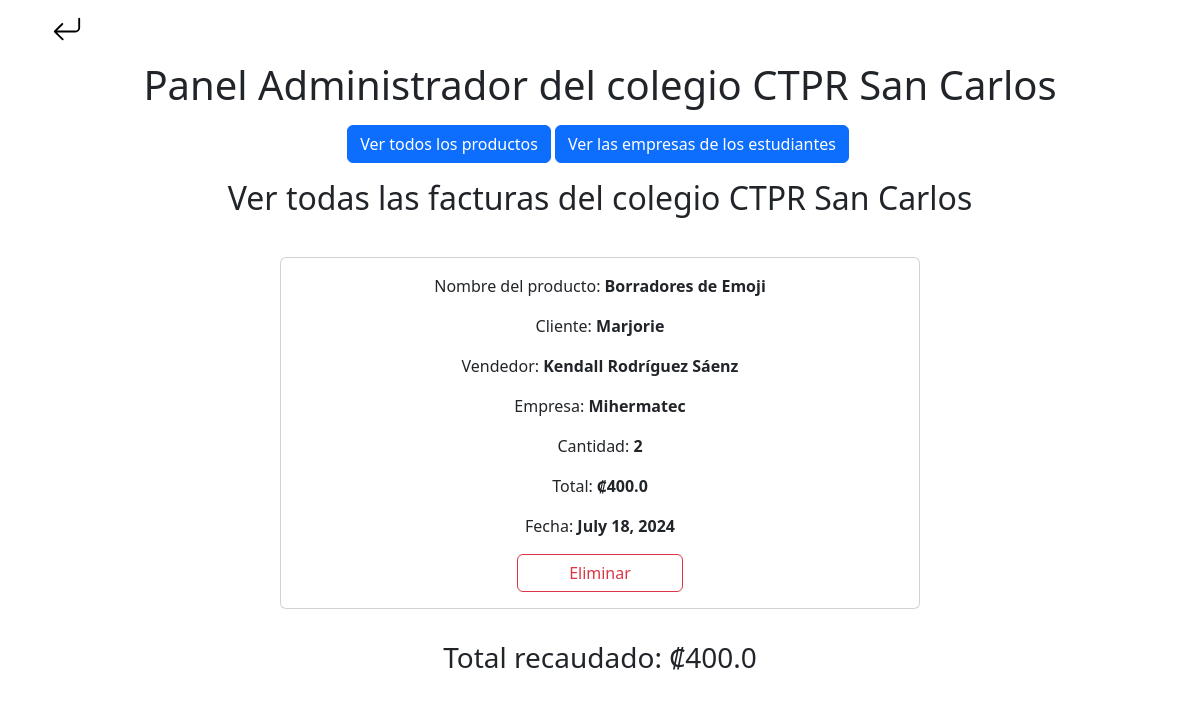
/adminPanel/ (signed in), run on the app's committed database.
### PageLogin/models.py (models this page shows)
class CustomUser(AbstractBaseUser, PermissionsMixin):
    company_name = models.CharField(max_length=30, null=False)
    name_of_student = models.CharField(max_length=100, null=False)
    email = models.EmailField(unique=True)
    college = models.ForeignKey(College, on_delete=models.CASCADE, null=False)
    adminCollege = models.BooleanField(default=False)
    date_joined = models.DateTimeField(auto_now_add=True)
    objects = CustomUserManager()
    USERNAME_FIELD = 'email'
    REQUIRED_FIELDS = []
    def __str__(self):
        return self.email

class College(models.Model):
    name = models.CharField(max_length=100)
    def __str__(self):
        return self.name

### Generate_PDF/models.py (models this page shows, shortened)
class GenerateInvoice(models.Model):
    user = models.ForeignKey(CustomUser, on_delete=models.CASCADE)
    college = models.ForeignKey(College, on_delete=models.CASCADE)
    customer = models.CharField(max_length=100, null=False)
    product = models.CharField(max_length=100, null=False)
    quantity = models.IntegerField(null=False)
    method_paid = models.CharField(max_length=100, null=False)
    total = models.FloatField(null=False)
    date = models.DateField(auto_now_add=True)

### PanelAdmin/views.py (the view)
# urls.py: path('adminPanel/', AdminCollegueView.as_view(), name='Admin'),
class AdminCollegueView(LoginRequiredMixin, View):
    login_url = '/login/'
    def get(self, request):
        if request.user.adminCollege:
            user = CustomUser.objects.get(email=request.user)
            college = College.objects.get(name=user.college)
            invoices = GenerateInvoice.objects.filter(college=college)
            total = sum(float(product.total) for product in invoices)
            url = '/'
            return render(request, 'PanelAdmin.html', {'invoices': invoices, 'total': total, 'url': url})
        elif request.user.is_superuser:
            user = CustomUser.objects.get(email=request.user)
            invoices = GenerateInvoice.objects.all()
            total = sum(float(product.total) for product in invoices)
            url = '/'
            return render(request, 'PanelAdmin.html', {'invoices': invoices, 'total': total, 'url': url})

### templates/PanelAdmin.html (shortened to what this page needs)
<!DOCTYPE html>
{% load static %}
{% load pwa %}
<html lang="en">
<head>
    <link href="{% static 'css/bootstrap.min.css' %}" rel="stylesheet">
    <link href="{% static 'css/styles.css' %}" rel="stylesheet">
    <link href="https://cdn.jsdelivr.net/npm/bootstrap-icons@1.7.2/font/bootstrap-icons.css" rel="stylesheet">
</head>
<body>
    <section class="back">
        <div class="container">
            <a href="{{url}}">
            </a>
        </div>
    </section>
    {% block content %}
        {% if request.user.adminCollege %}
            {% if request.user.is_superuser %}
            {% else %}
                <section class="products_Admin">
                    <div class="container">
                        <h1 class="text-center mt-3 mb-3">Panel Administrador del colegio {{user.college}}</h1>
                        <div class="buttons-centered d-flex flex-row justify-content-center align-items-center">
                            <a href="{% url 'ViewProductsAdmin' %}" class="btn btn-primary">Ver todos los productos</a>
                            <a href="" class="btn btn-primary mx-1">Ver las empresas de los estudiantes</a>
                        </div>
                        <h2 class="text-center mt-3 mb-3">Ver todas las facturas del colegio {{user.college}}</h2>
                        {% for invoice in invoices %}
                            <div class="card-container d-flex justify-content-center align-items-center">
                                <div class="card d-flex justify-content-center align-items-center text-center mt-4 mb-2" style="width: 40rem;">
                                    <div class="card-body">
                                        <p class="card-text">Nombre del producto: <span style="font-weight: bold;">{{invoice.product}}</span></p>
                                        <p class="card-text">Cliente: <span style="font-weight: bold;">{{invoice.customer}}</span></p>
                                        <p class="card-text">Vendedor: <span style="font-weight: bold;">{{invoice.user.name_of_student}}</span></p>
                                        <p class="card-text">Empresa: <span style="font-weight: bold;">{{invoice.user.company_name}}</span></p>
                                        <p class="card-text">Cantidad: <span style="font-weight: bold;">{{invoice.quantity}}</span></p>
                                        <p class="card-text">Total: <span style="font-weight: bold;">₡{{invoice.total}}</span></p>
                                        <p class="card-text">Fecha: <span style="font-weight: bold;">{{invoice.date}}</span></p>
                                        <form action="{% url 'DeleteInvoice' invoice.id %}" method="post">
                                            <button type="submit" class="btn btn-outline-danger d-flex justify-content-center mx-auto w-50">Eliminar</button>
                                        </form>
                                    </div>
                                </div>
                            </div>
                        {% endfor %}
                        <h3 class="text-center mt-4 mb-4">Total recaudado: ₡{{total}}</h3>
                    </div>
                </section>
            {% endif %}
        {% endif %}
    {% endblock %}
</body>
</html>

### data on the page
CustomUser: college "CTPR San Carlos"
GenerateInvoice: product "Borradores de Emoji", customer "Marjorie", user.name_of_student "Kendall Rodríguez Sáenz", user.company_name "Mihermatec", quantity "2", total "400.0", date "July 18, 2024"

### other printed values
{{ total }} "400.0"
